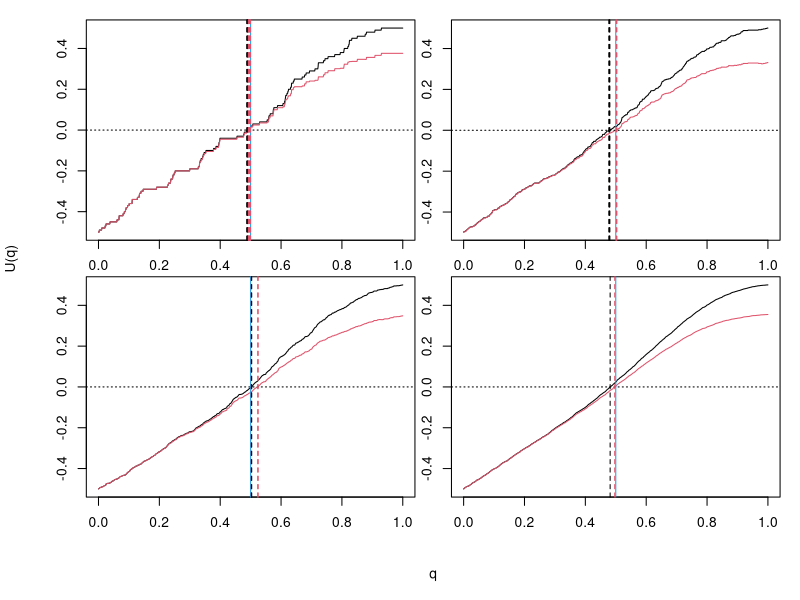

Here is the R script that generated this plot:
library(survival)

est <- function(Y, tau, q) {
  input <- 1*(Y > q)
  return (mean((1 - tau) - input))
}

new_est <- function(Y, tau, q, G) {
  input <- 1*(Y > q)
  return (mean((1 - tau)*G(q) - input))
}

attach(mtcars)
op <- par(mfrow = c(2,2),
          oma = c(5,4,0,0) + 0.1,
          mar = c(1,1,1,1) + 0.1)

for (n in c(100, 500, 1000, 5000)) {
  Latent <- runif(n)
  C <- rnorm(n, mean = 0.8, sd = 0.2)
  Y <- pmin(Latent, C)
  delta <- 1*(Latent <= C)
  sum(delta)/length(delta)
  tau <- 0.5
  q <- seq(0, 1, length.out = 1000)
  
  # survival estimate of C
  C.km <- survfit(Surv(C, 1-delta) ~ 1, type = 'kaplan-meier')
  C.surv <- stepfun(C.km$time, c(1, C.km$surv))
  
  plot(q, sapply(q, function (x) {est(Y, tau, x)}), type='l', ylab = 'est', col = 1)
  lines(q, sapply(q, function (x) {new_est(Y, tau, x, C.surv)}), col = 2)
  
  min1 <- min(sapply(q, function (x) {est(Y, tau, x)})^2)
  root1 <- q[which(sapply(q, function (x) {est(Y, tau, x)})^2 == min1)]
  
  min2 <- min(sapply(q, function (x) {new_est(Y, tau, x, C.surv)})^2)
  root2 <- q[which(sapply(q, function (x) {new_est(Y, tau, x, C.surv)})^2 == min2)]
  
  abline(h = 0, lty = 3)
  abline(v = tau, col = 4)
  abline(v = root1, col = 1, lty = 2)
  abline(v = root2, col = 2, lty = 2)
  # Add a legend
  # legend(0.35, 0.25, legend=c("truth", "our method"), lty = 1, col = c(1,2)) 
}
title(xlab = "q",
      ylab = "U(q)",
      outer = TRUE, line = 3)
par(op)